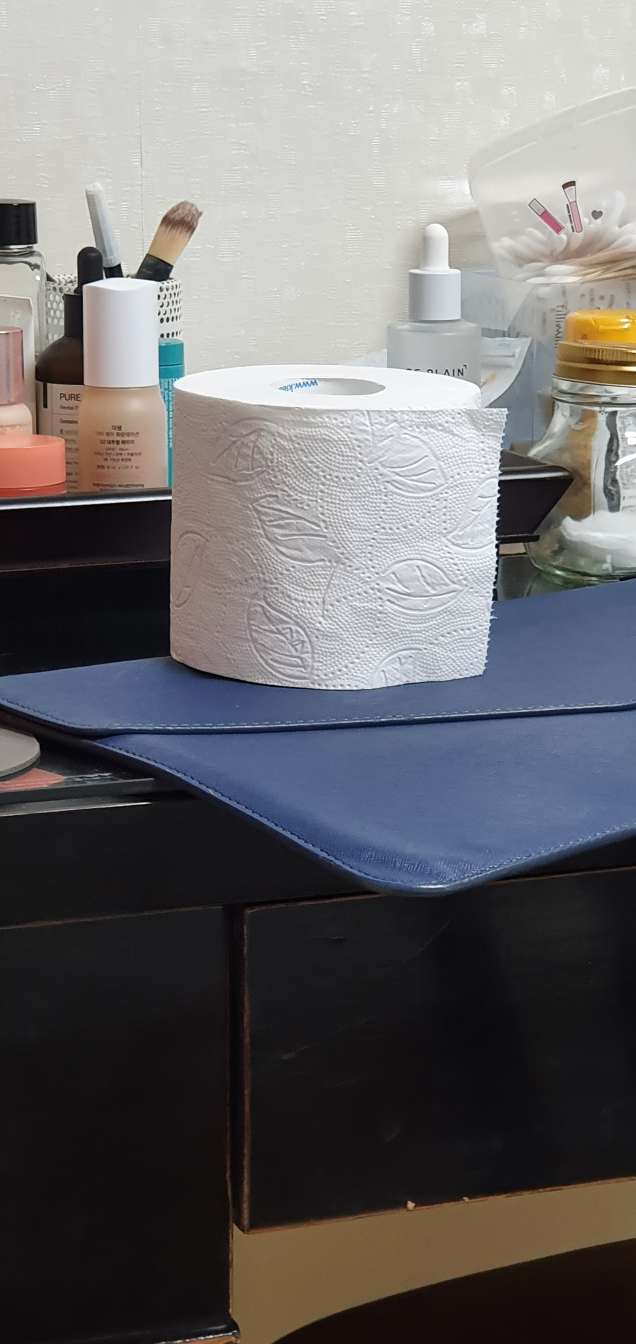
#> input picture item.jpg, 1908 x 4032 px (shown at 1/3 size)
$ jupyter execute Untitled.ipynb   (older library calls are emulated)
#> lines starting #> are read from the running program, lines starting #| are printed output that depends on the picture; after the words box and inside, x2 and y2 are one past the last pixel; in counts of white or black regions, pixels touching at a corner belong together
[cell 1]
import cv2

[cell 2]
import torch, torchvision

[cell 3]
from matplotlib import pyplot

[cell 4]
def resize(img, height=800):
    """ Resize image to given height """
    rat = height / img.shape[0]
    return cv2.resize(img, (int(rat * img.shape[1]), height))

[cell 5]
img = cv2.imread('item.jpg')
#> img is the input picture: shape (4032, 1908, 3); mean B, G, R 109, 107.6, 108.7
img = resize(img)
#> in resize, `return cv2.resize(img, (int(rat * img.shape[1]), height))`:
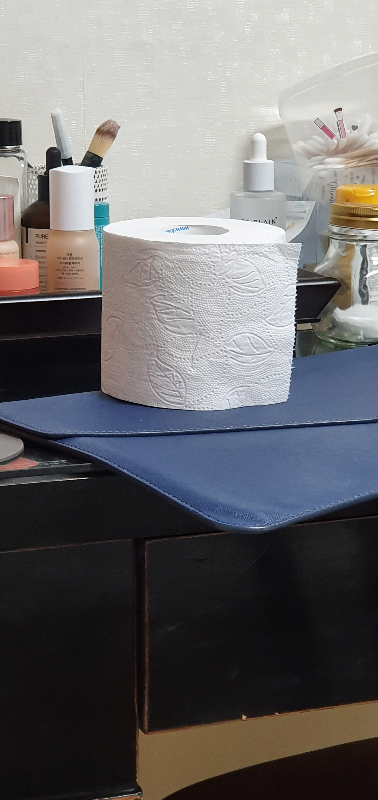
#> returned value: shape (800, 378, 3); mean of channels 0, 1, 2 108.9, 107.4, 108.6; drawn as B, G, R

gray = cv2.cvtColor(img, cv2.COLOR_BGR2GRAY)
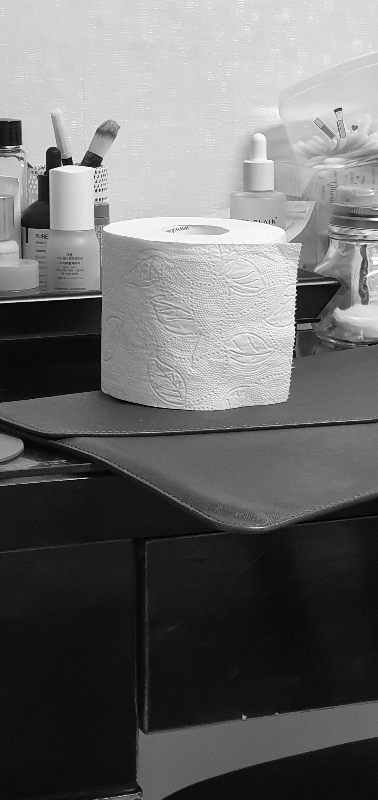
#> gray: shape (800, 378); min 0, max 255, mean 107.9

hsv = cv2.cvtColor(img, cv2.COLOR_BGR2HSV)
#> hsv: shape (800, 378, 3); mean H, S, V 81, 43.9, 116.7
mask = cv2.inRange(hsv, (40, 0, 80), (255, 255, 255))  # set to the color you want to detect
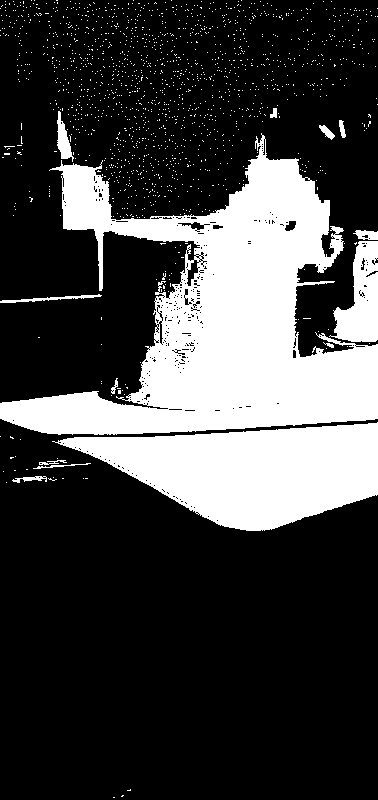
#> mask: shape (800, 378); 25.7% white; 1550 white regions (1536 under 20 px), largest, box (x1, y1, x2, y2) and area: (0, 133, 378, 435) 49930, (52, 422, 378, 531) 21452, (329, 241, 378, 342) 2884

blur = cv2.blur(mask, (5, 5))
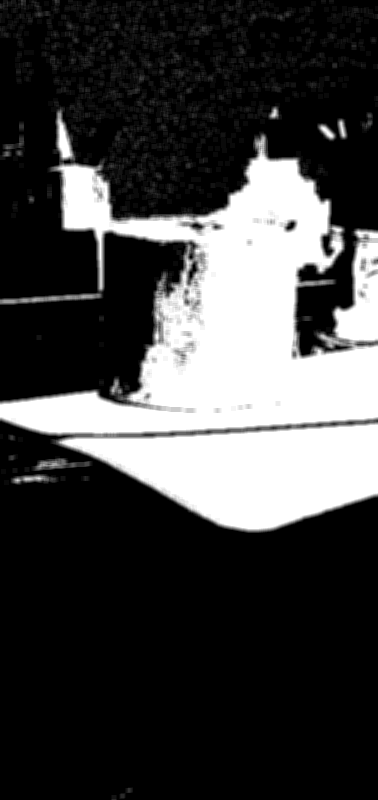
#> blur: shape (800, 378); min 0, max 255, mean 65.5

ret, thresh = cv2.threshold(blur, 50, 255, cv2.THRESH_BINARY | cv2.THRESH_OTSU)
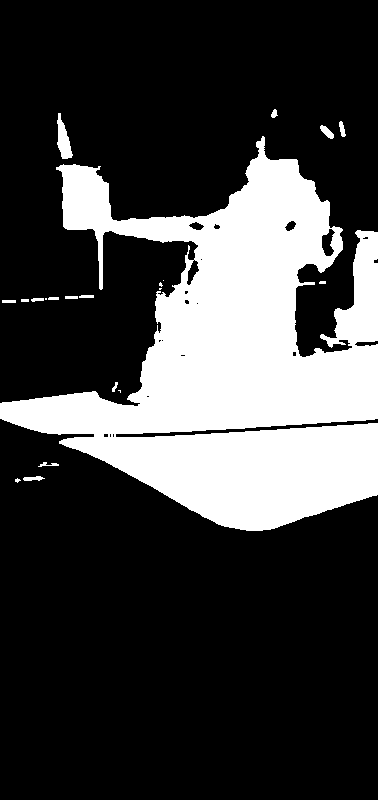
#> thresh: shape (800, 378); 25.2% white; 21 white regions (6 under 20 px)
#> ret = 122

_, contours, hierarchy = cv2.findContours(thresh, cv2.RETR_EXTERNAL, cv2.CHAIN_APPROX_SIMPLE)
#> contours = 21 contours, 10 with area under 20; largest, box (x1, y1, x2, y2) and area: (0, 136, 378, 531) 74376, (57, 113, 73, 159) 351, (320, 125, 334, 139) 83, (23, 476, 45, 481) 52, (339, 121, 346, 137) 50

cnt = contours[0]
#> cnt = contour of 10 points, box (x1, y1, x2, y2) (15, 478, 21, 483), area 10
cnts = cv2.drawContours(img, contours, -1, (0, 255, 0), 2)
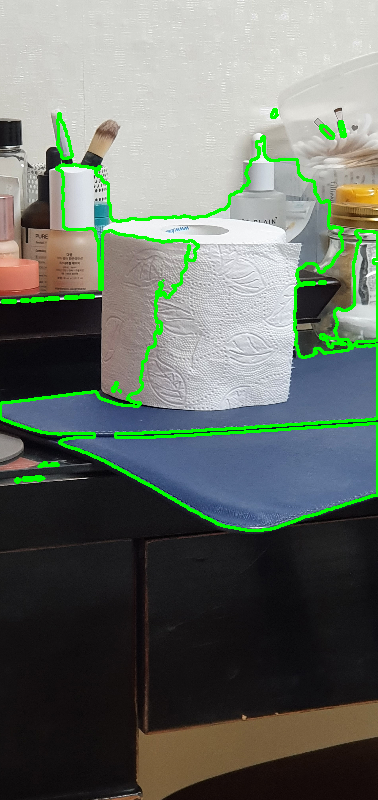
#> cnts: shape (800, 378, 3); mean B, G, R 103.8, 112.1, 104.1

cv2.imshow('blur', blur)
cv2.imshow('thresh', thresh)
cv2.imshow('cnts', cnts)

cv2.waitKey(0)

$ run again, with images.jpeg copied over item.jpg
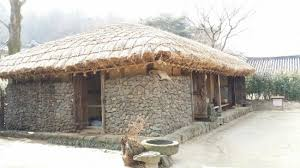
#> input picture images.jpeg, 300 x 168 px
#> img is the input picture: shape (168, 300, 3); mean B, G, R 173.3, 181.7, 186.7
#> hsv: shape (800, 1428, 3); mean H, S, V 27.4, 26.2, 187.6
#> `mask = cv2.inRange(hsv, (40, 0, 80), (255, 255, 255))`:
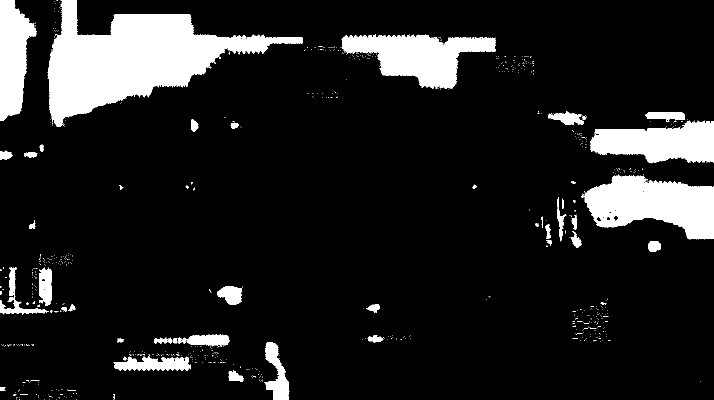
#> mask: shape (800, 1428) (shown at 1/2 size); 12.3% white; 774 white regions (727 under 20 px), largest, box (x1, y1, x2, y2) and area: (95, 0, 606, 254) 53577, (1168, 350, 1428, 479) 21923, (683, 69, 992, 178) 17922
#> thresh: shape (800, 1428); 12.2% white; 51 white regions (10 under 20 px)
#> ret = 122
#> contours = 51 contours, 14 with area under 20; largest, box (x1, y1, x2, y2) and area: (96, 0, 606, 254) 52887, (1168, 351, 1428, 478) 21824, (684, 70, 991, 177) 17636, (1181, 242, 1428, 326) 14497, (0, 0, 73, 241) 11284
#> cnt = [[0, 775], [0, 781], [6, 781], [7, 780], [8, 780], [8, 776], [7, 775]]
#> `cnts = cv2.drawContours(img, contours, -1, (0, 255, 0), 2)`:
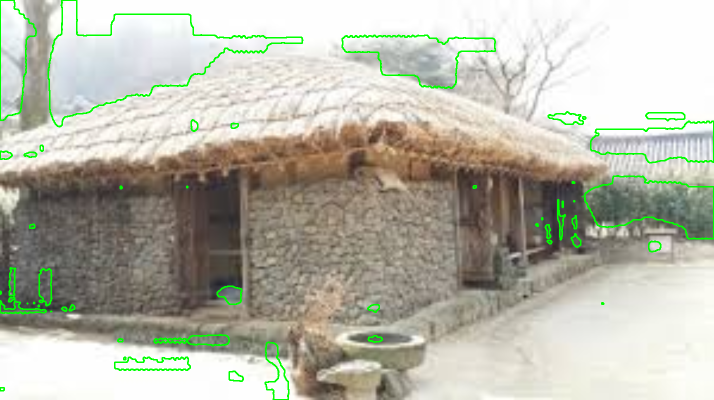
#> cnts: shape (800, 1428, 3) (shown at 1/2 size); mean B, G, R 169.1, 183, 182.5
